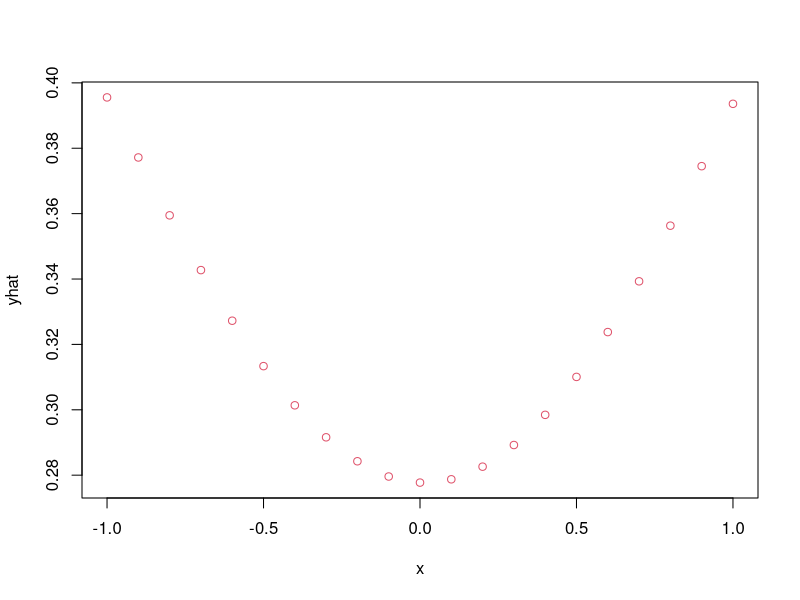
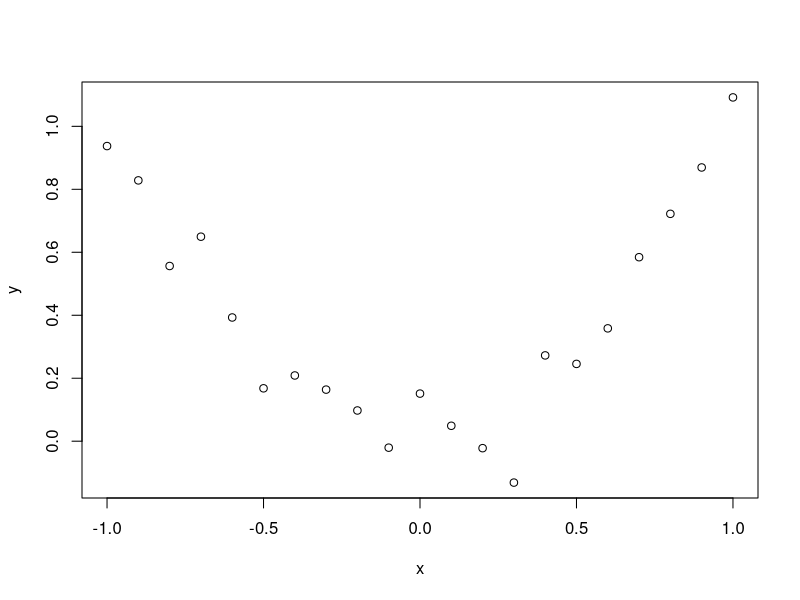
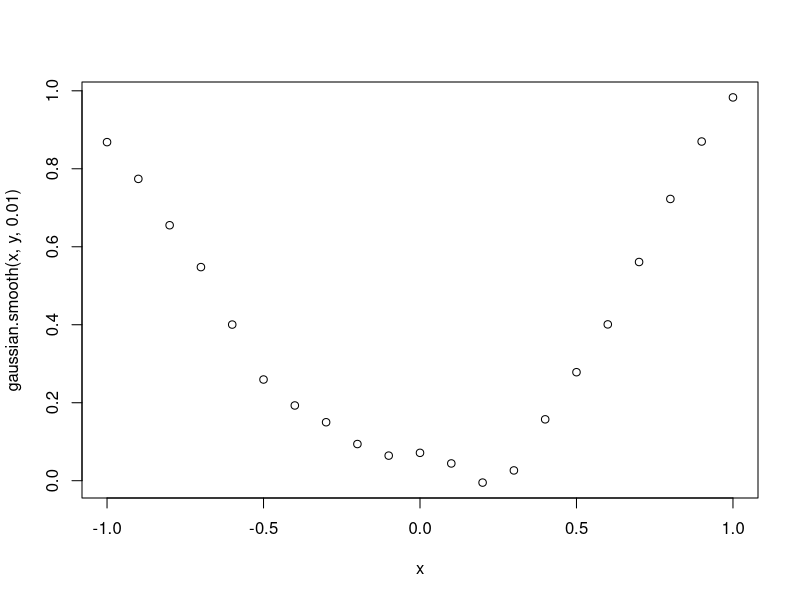
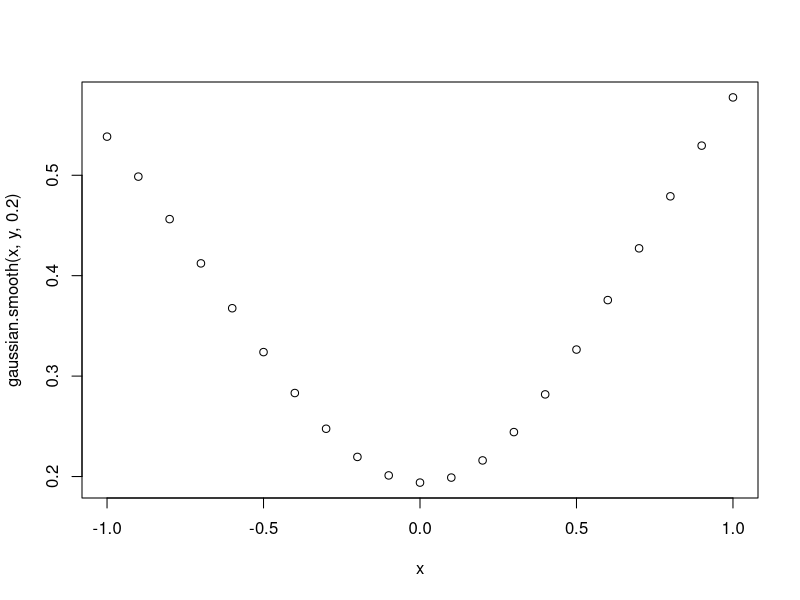

Write R code to recreate these figures, in order.
#--------------------- Updated Version --------------------------

kern = function(x) exp(-x^2/2) # gaussion kernel

kernsmooth = function(x,y,band){
  kij <- outer(x, x, function(x,y) kern((x-y)/(band*0.3706506)))
  s <- kij/rowSums(kij)
  return(s %*% y)    
}

               
# Example               
x <- seq(-1,1,0.1)
y <- x^2 + rnorm(length(x), 0, 0.1)                             
yhat = kernsmooth(x,y,2)      
plot(x,yhat, col=2)             
               
               

#--------------------- Old Version --------------------------

#the function gauss.kernel takes two value: a vector y and an index i

gauss.kernel = function(x, y,ind,b){
  k = exp(-((x[ind] - x)^2)/(2*b))
  yhat = sum(k*y)/sum(k)
  return(yhat)
}

gaussian.smooth = function(x,y,b){
  yhat = vector(length = length(y))
  for(i in 1:length(y)){
    yhat[i] = gauss.kernel(x,y,i,b)
  }
  return(yhat)
}
          
#example
set.seed(1)
x <- seq(-1,1,0.1)
y <- x^2 + rnorm(length(x), 0, 0.1)
plot(x,y)
plot(x, gaussian.smooth(x,y,0.01))
plot(x, gaussian.smooth(x,y,0.2))
